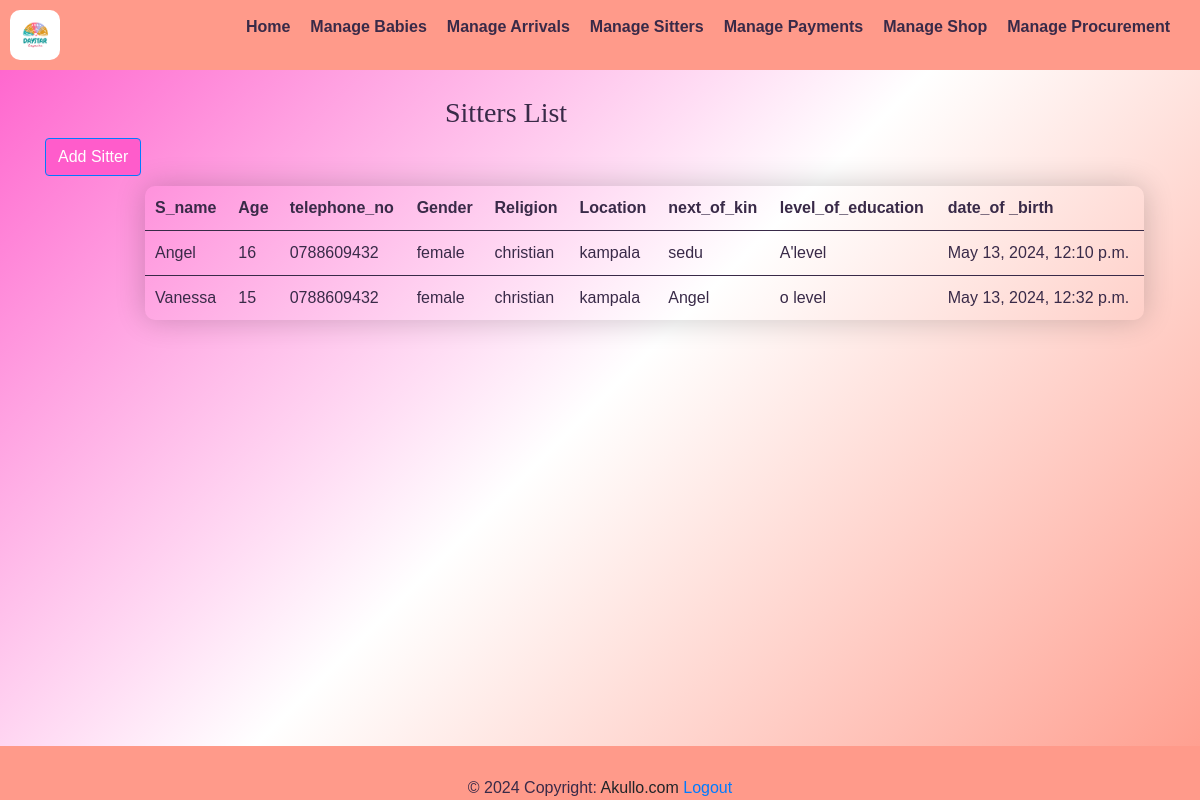
Page /baby_list/sitters_list.html (signed in) on the committed database.
### yariapp/models.py (models this page shows, shortened)
class Sittersform(models.Model):
    c_stay = models.ForeignKey(CategoryStay,on_delete = models.CASCADE,null=True)
    sitter_name = models.CharField(max_length=200,null=True)
    age = models.IntegerField( default = 0)
    telephone_no = models.CharField(max_length=50,null=True )
    gender = models.CharField( max_length=100, null=True)
    religion = models.CharField( max_length=100, null = True,blank = True )
    location = models.CharField(max_length=50, null =True)
    next_of_kin = models.CharField(max_length=200,null=True)
    level_of_education = models.CharField(max_length=50 ,null=True)
    date_of_birth =models.DateField(auto_now_add=True)

### yariapp/views.py (the view)
# urls.py: path('baby_list/sitters_list.html', views.sitters_list, name='sitters_list'),
@login_required
def sitters_list(request):
   sitters =Sittersform.objects.all()
   return render(request, 'sitters_list.html', {'sitters': sitters})

### yariapp/templates/sitters_list.html (shortened to what this page needs)
{% extends 'base.html' %}
{% load static %}
{% block content %}
<div class="navbar">
    <img src="{% static 'images/logo.png' %}" alt="Logo" style="width: 50px; height: auto;border-radius: 10px;">
  <ul class="nav-links">
      <li><a href="{% url 'home' %}"><strong>Home</strong></a></li>
      <li><a href="{% url 'baby_list' %}"><strong>Manage Babies</strong></a></li>
      <li class="dropdown">
        <a href="#" class="dropbtn"><strong>Manage Arrivals</strong></a>
      <li><a href="{% url 'sitters_list' %}"><strong>Manage Sitters</strong></a></li>
      <li class="dropdown">
            <a href="#"><strong>Manage Payments</strong></a>
      <li><a href="{% url 'shop_list' %}"><strong>Manage Shop</strong></a></li>
      <li><a href="{% url 'pro_list' %}"><strong>Manage Procurement</strong></a></li>
  </ul>
  </div>
    <div class="container">
        <table class="table table-striped">
            <table class="styled-table">
              <h3 style="font-family: 'Times New Roman', Times, serif;padding-left: 400px;">Sitters List</h3>
              <div class="add-sitter-button">
                <a href="{% url 'sitters' %}" class="btn btn-primary" style="background-color: #FF5CCB;">Add Sitter</a>
            </div>
                <thead>
                  <tr> <th scope="col">S_name</th>
                    <th scope="col">Age</th>
                    <th scope="col">telephone_no</th>
                    <th scope="col">Gender</th>
                    <th scope="col">Religion</th>
                    <th scope="col">Location</th>
                    <th scope="col">next_of_kin</th>
                    <th scope="col">level_of_education</th>
                    <th scope="col">date_of _birth</th>
                  </tr>
                </thead>
                <tbody>
                  {% for mom in sitters %}
                    <tr>
                      <td>{{ mom.sitter_name }}</td>
                      <td>{{ mom.age }}</td>
                      <td>{{ mom.telephone_no }}</td>
                      <td>{{ mom.gender }}</td>
                      <td>{{ mom.religion }}</td>
                      <td>{{ mom.location }}</td>
                      <td>{{ mom.next_of_kin}}</td>
                      <td>{{ mom.level_of_education }}</td>
                      <td>{{ mom.date_of_birth }}</td>
                    </tr>
                  {% endfor %}
                </tbody>
              </table>
    {% endblock %}

### yariapp/templates/sitters_list.html (style rules this page uses)
table { width: 90%; border-collapse: collapse; border-radius: 10px; overflow-x: hidden; margin: 10px 0; font-size: 16px; box-shadow: 0 0 30px rgba(0, 0, 0, 0.2) !important; margin-left: 100px; margin-bottom: 50px; }
th, td { padding: 10px; text-align: left; }
thead { background-color: transparent !important; color: #392A48; }
tbody { background-color: transparent !important; }
tr:nth-child(even) { background-color: transparent; }
td, th { border-bottom: 1px solid #392A48; }
tbody tr:last-child td { border-bottom:none; }
.navbar { background-color: #FF9A8A; color: #392A48; padding: 10px; display: flex; justify-content: space-between; align-items: center; }
.nav-links { list-style-type: none; display: flex; }
.nav-links li { margin-right: 20px; }
.nav-links li a { text-decoration: none; color: #392A48; }
.dropdown { position: relative; display: inline-block; }

### rows in the picture
Sittersform: sitter_name "Angel", age "16", telephone_no "0788609432", gender "female", religion "christian", location "kampala", next_of_kin "sedu", level_of_education "A'level", date_of_birth "May 13, 2024, 12:10 p.m."
Sittersform: sitter_name "Vanessa", age "15", telephone_no "0788609432", gender "female", religion "christian", location "kampala", next_of_kin "Angel", level_of_education "o level", date_of_birth "May 13, 2024, 12:32 p.m."
